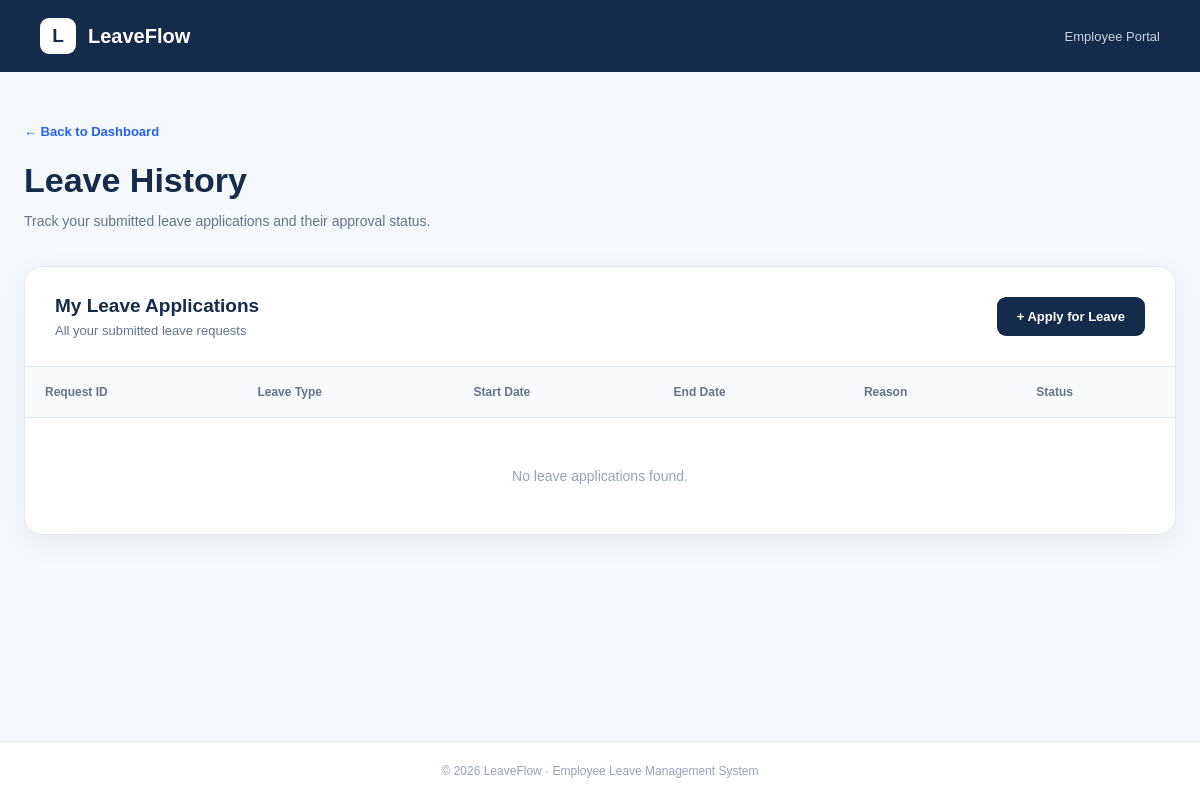
Page /history on the earlier database version.
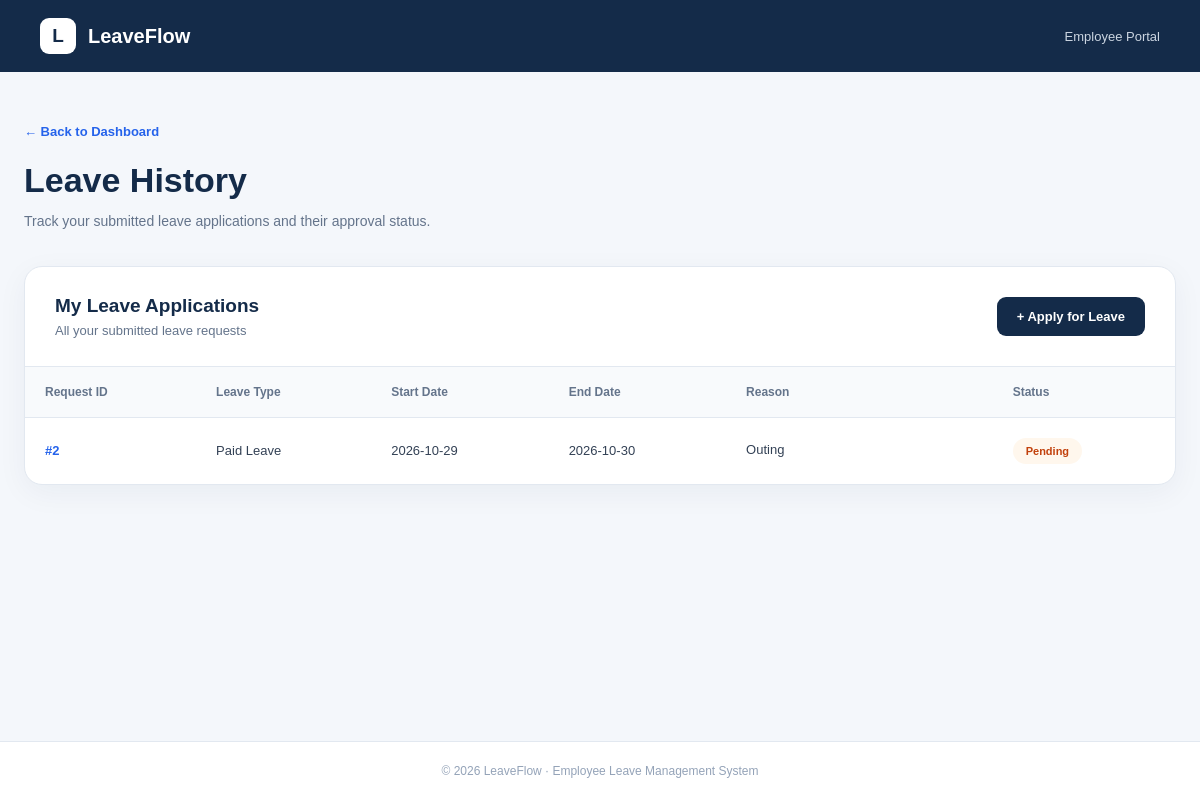
Same page on the later database version.
### database.py (models this page shows)
class LeaveRequest(db.Model):
    __tablename__ = "Leave_Requests"
    id = db.Column(db.Integer, primary_key = True)
    employee_id = db.Column(db.Integer, nullable = False)
    leave_type = db.Column(db.String(50), nullable = False)
    start_date = db.Column(db.Date, nullable = False)
    end_date = db.Column(db.Date, nullable = False)
    reason = db.Column(db.Text, nullable = False)
    status = db.Column(db.String(20), nullable = False, default = "Pending")

### app.py (the view)
@app.route("/history")
def leave_history():
    employee_id = 1950
    leaves = view_leaves(employee_id)
    return render_template("leave_history.html", leaves = leaves)

### database.py (called while the page is built)
def view_leaves(employee_id):
    leaves = db.session.execute(
        db.select(LeaveRequest)
        .filter_by(employee_id = employee_id)
        .order_by(LeaveRequest.id.desc())
    ).scalars().all()
    return leaves

### templates/leave_history.html (shortened to what this page needs)
<!DOCTYPE html>
<html lang="en">
<head>
    <link rel="stylesheet" href="{{ url_for('static', filename='leave_history_style.css') }}">
</head>
<body class="history-body">
    <header class="history-navbar">
        <div class="history-navbar-logo">
            <span class="history-navbar-icon">L</span>
            <span>LeaveFlow</span>
        </div>
        <span class="history-navbar-label">
            Employee Portal
        </span>
    </header>
    <main class="history-page">
        <div class="history-heading">
            <a href="{{ url_for('home') }}" class="history-back">
                ← Back to Dashboard
            </a>
            <h1>Leave History</h1>
            <p>
                Track your submitted leave applications
                and their approval status.
            </p>
        </div>
        <section class="history-card">
            <div class="history-card-header">
                <div>
                    <h2>My Leave Applications</h2>
                    <p>All your submitted leave requests</p>
                </div>
                <a href="{{ url_for('apply_leave') }}" class="history-apply-btn">
                    + Apply for Leave
                </a>
            </div>
            <div class="history-table-wrapper">
                <table class="history-table">
                    <thead>
                        <tr>
                            <th>Request ID</th>
                            <th>Leave Type</th>
                            <th>Start Date</th>
                            <th>End Date</th>
                            <th>Reason</th>
                            <th>Status</th>
                        </tr>
                    </thead>
                    <tbody>
                        {% for leave in leaves %}
                        <tr>
                            <td class="request-id">
                                #{{ leave.id }}
                            </td>
                            <td>
                                {{ leave.leave_type }}
                            </td>
                            <td>
                                {{ leave.start_date }}
                            </td>
                            <td>
                                {{ leave.end_date }}
                            </td>
                            <td class="reason-cell">
                                {{ leave.reason }}
                            </td>
                            <td>
                                <span class="history-status status-{{ leave.status|lower }}">
                                    {{ leave.status }}
                                </span>
                            </td>
                        </tr>
                        {% else %}
                        <tr>
                            <td colspan="6" class="history-empty">
                                No leave applications found.
                            </td>
                        </tr>
                        {% endfor %}
                    </tbody>
                </table>
            </div>
        </section>
    </main>
    <footer class="history-footer">
        <p>
            © 2026 LeaveFlow · Employee Leave Management System
        </p>
    </footer>
</body>
</html>

Differences in the rows shown:
added LeaveRequest: id "2", leave_type "Paid Leave", start_date "2026-10-29", end_date "2026-10-30", reason "Outing", status "Pending"
Other differences:
text no longer shown: "No leave applications found."
